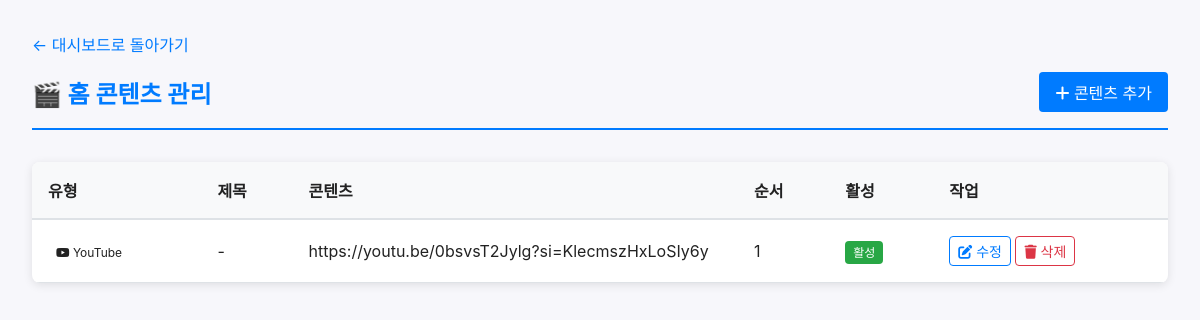
The app's page /admin/home-contents (signed in) with its own data.
### tables this page shows
CREATE TABLE home_contents (
			id INTEGER PRIMARY KEY AUTOINCREMENT,
			content_type TEXT NOT NULL,
			title TEXT,
			content_data TEXT,
			order_num INTEGER DEFAULT 0,
			is_active INTEGER DEFAULT 1,
			created_at TIMESTAMP DEFAULT CURRENT_TIMESTAMP,
			updated_at TIMESTAMP DEFAULT CURRENT_TIMESTAMP
		);

### app.py (the view)
@app.route('/admin/home-contents')
@login_required
def admin_home_contents():
	conn = get_db()
	contents = conn.execute('SELECT * FROM home_contents ORDER BY order_num').fetchall()
	conn.close()
	return render_template('admin/home_contents.html', contents=contents)

### app.py (called while the page is built)
def get_db():
	conn = sqlite3.connect(DATABASE)
	conn.row_factory = sqlite3.Row
	return conn

def login_required(f):
	@wraps(f)
	def decorated_function(*args, **kwargs):
		if 'logged_in' not in session:
			flash('로그인이 필요합니다.', 'error')
			return redirect(url_for('admin_login'))
		return f(*args, **kwargs)
	return decorated_function

### templates/admin/home_contents.html (shortened to what this page needs)
<!DOCTYPE html>
<html lang="ko">
<head>
    <link rel="stylesheet" href="/static/style.css?v=915">
    <link rel="stylesheet" href="https://cdnjs.cloudflare.com/ajax/libs/font-awesome/6.0.0/css/all.min.css">
</head>
<body>
    <div class="admin-container">
        <div style="margin-bottom: 1rem;">
            <a href="{{ url_for('admin_dashboard') }}" style="color: #007bff; text-decoration: none;">← 대시보드로 돌아가기</a>
        </div>
        <div class="admin-header">
            <h2>🎬 홈 콘텐츠 관리</h2>
            <a href="{{ url_for('admin_home_content_new') }}" class="btn btn-primary">
                <i class="fas fa-plus"></i> 콘텐츠 추가
            </a>
        </div>
        {% if contents %}
        <div class="table-container">
            <table>
                <thead>
                    <tr>
                        <th>유형</th>
                        <th>제목</th>
                        <th>콘텐츠</th>
                        <th>순서</th>
                        <th>활성</th>
                        <th>작업</th>
                    </tr>
                </thead>
                <tbody>
                    {% for content in contents %}
                    <tr>
                        <td>
                            {% if content.content_type == 'youtube' %}
                            <span class="badge bg-danger"><i class="fab fa-youtube"></i> YouTube</span>
                            {% elif content.content_type == 'instagram' %}
                            <span class="badge bg-warning"><i class="fab fa-instagram"></i> Instagram</span>
                            {% elif content.content_type == 'twitter' %}
                            <span class="badge bg-info"><i class="fab fa-twitter"></i> Twitter</span>
                            {% else %}
                            <span class="badge bg-secondary">{{ content.content_type }}</span>
                            {% endif %}
                        </td>
                        <td>{{ content.title if content.title else '-' }}</td>
                        <td style="max-width: 300px; overflow: hidden; text-overflow: ellipsis; white-space: nowrap;">
                            {{ content.content_data }}
                        </td>
                        <td>{{ content.order_num }}</td>
                        <td>
                            {% if content.is_active %}
                            <span class="badge bg-success">활성</span>
                            {% else %}
                            <span class="badge bg-secondary">비활성</span>
                            {% endif %}
                        </td>
                        <td>
                            <a href="{{ url_for('admin_home_content_edit', content_id=content.id) }}" class="btn btn-sm btn-outline-primary">
                                <i class="fas fa-edit"></i> 수정
                            </a>
                            <form method="POST" action="{{ url_for('admin_home_content_delete', content_id=content.id) }}"
                                  style="display:inline;"
                                  onsubmit="return confirm('정말 이 콘텐츠를 삭제하시겠습니까?');">
                                <button type="submit" class="btn btn-sm btn-outline-danger">
                                    <i class="fas fa-trash"></i> 삭제
                                </button>
                            </form>
                        </td>
                    </tr>
                    {% endfor %}
                </tbody>
            </table>
        </div>
        {% else %}
        <div class="alert alert-info">
            등록된 홈 콘텐츠가 없습니다. 콘텐츠를 추가해주세요.
        </div>
        {% endif %}
    </div>
</body>
</html>

### static/style.css (style rules this page uses)
:root { --bg:#f7f7fb; --accent:#0b5fff; --text:#222; }
* { box-sizing:border-box }
html, body { overflow-x:hidden;width:100%;max-width:100vw }
body { margin:0;padding:0;font-family: -apple-system, BlinkMacSystemFont, "Segoe UI", Roboto, "Noto Sans KR", "Helvetica Neue", Arial; color:var(--text); background:var(--bg) }
a, a:visited, a:hover, a:active { text-decoration: none; color: inherit; }
.btn { display:inline-block;background:var(--accent);color:#fff;padding:.6rem 1rem;border-radius:6px;text-decoration:none }

### templates/admin/home_contents.html (style rules this page uses)
body { background: #f7f7fb; }
.admin-container { max-width: 1200px; margin: 0 auto; padding: 2rem; }
.admin-header { display: flex; justify-content: space-between; align-items: center; margin-bottom: 2rem; padding-bottom: 1rem; border-bottom: 2px solid #007bff; }
.admin-header h2 { color: #007bff; margin: 0; }
.btn { padding: 0.5rem 1rem; border: none; border-radius: 4px; text-decoration: none; cursor: pointer; display: inline-block; }
.btn-primary { background: #007bff; color: white; }
.btn-outline-primary { background: white; color: #007bff; border: 1px solid #007bff; }
.btn-outline-danger { background: white; color: #dc3545; border: 1px solid #dc3545; }
.btn-sm { padding: 0.25rem 0.5rem; font-size: 0.875rem; }
.table-container { background: white; border-radius: 8px; box-shadow: 0 2px 10px rgba(0,0,0,0.1); overflow: hidden; }
table { width: 100%; border-collapse: collapse; }
thead { background: #f8f9fa; border-bottom: 2px solid #dee2e6; }
th, td { padding: 1rem; text-align: left; }
tbody tr { border-bottom: 1px solid #dee2e6; }
.badge { padding: 0.25rem 0.5rem; border-radius: 4px; font-size: 0.75rem; }
.badge.bg-success { background: #28a745; color: white; }

### records on screen
home_contents: content_type "youtube" (drawn), title "-", content_data "https://youtu.be/0bsvsT2Jylg?si=KlecmszHxLoSIy6y", order_num "1", is_active "활성"
